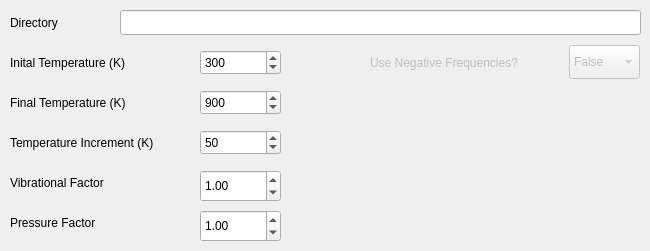
      <widget class="QWidget" name="t2t6">
       <attribute name="title">
        <string>Temperature Analysis</string>
       </attribute>
       <widget class="QLabel" name="t2t6l_1">
        <property name="geometry">
         <rect>
          <x>10</x>
          <y>10</y>
          <width>60</width>
          <height>25</height>
         </rect>
        </property>
        <property name="text">
         <string>Directory</string>
        </property>
       </widget>
       <widget class="QLineEdit" name="t2t6LE_1">
        <property name="geometry">
         <rect>
          <x>120</x>
          <y>10</y>
          <width>521</width>
          <height>25</height>
         </rect>
        </property>
       </widget>
       <widget class="QSpinBox" name="t2t6SB_1">
        <property name="geometry">
         <rect>
          <x>200</x>
          <y>50</y>
          <width>81</width>
          <height>25</height>
         </rect>
        </property>
        <property name="minimum">
         <number>0</number>
        </property>
        <property name="maximum">
         <number>10000</number>
        </property>
        <property name="value">
         <number>300</number>
        </property>
       </widget>
       <widget class="QLabel" name="t2t6l_2">
        <property name="geometry">
         <rect>
          <x>10</x>
          <y>50</y>
          <width>141</width>
          <height>25</height>
         </rect>
        </property>
        <property name="text">
         <string>Inital Temperature (K)</string>
        </property>
       </widget>
       <widget class="QLabel" name="t2t6l_3">
        <property name="geometry">
         <rect>
          <x>10</x>
          <y>90</y>
          <width>141</width>
          <height>25</height>
         </rect>
        </property>
        <property name="text">
         <string>Final Temperature (K)</string>
        </property>
       </widget>
       <widget class="QLabel" name="t2t6l_4">
        <property name="geometry">
         <rect>
          <x>10</x>
          <y>130</y>
          <width>181</width>
          <height>25</height>
         </rect>
        </property>
        <property name="text">
         <string>Temperature Increment (K)</string>
        </property>
       </widget>
       <widget class="QSpinBox" name="t2t6SB_2">
        <property name="geometry">
         <rect>
          <x>200</x>
          <y>90</y>
          <width>81</width>
          <height>25</height>
         </rect>
        </property>
        <property name="minimum">
         <number>0</number>
        </property>
        <property name="maximum">
         <number>10000</number>
        </property>
        <property name="value">
         <number>900</number>
        </property>
       </widget>
       <widget class="QSpinBox" name="t2t6SB_3">
        <property name="geometry">
         <rect>
          <x>200</x>
          <y>130</y>
          <width>81</width>
          <height>25</height>
         </rect>
        </property>
        <property name="minimum">
         <number>0</number>
        </property>
        <property name="maximum">
         <number>10000</number>
        </property>
        <property name="value">
         <number>50</number>
        </property>
       </widget>
       <widget class="QLabel" name="t2t6l_5">
        <property name="geometry">
         <rect>
          <x>10</x>
          <y>170</y>
          <width>121</width>
          <height>25</height>
         </rect>
        </property>
        <property name="text">
         <string>Vibrational Factor</string>
        </property>
       </widget>
       <widget class="QLabel" name="t2t6l_6">
        <property name="geometry">
         <rect>
          <x>10</x>
          <y>210</y>
          <width>171</width>
          <height>25</height>
         </rect>
        </property>
        <property name="text">
         <string>Pressure Factor</string>
        </property>
       </widget>
       <widget class="QDoubleSpinBox" name="t2t6dsb1">
        <property name="geometry">
         <rect>
          <x>200</x>
          <y>170</y>
          <width>81</width>
          <height>32</height>
         </rect>
        </property>
        <property name="value">
         <double>1.000000000000000</double>
        </property>
       </widget>
       <widget class="QDoubleSpinBox" name="t2t6dsb2">
        <property name="geometry">
         <rect>
          <x>200</x>
          <y>210</y>
          <width>81</width>
          <height>32</height>
         </rect>
        </property>
        <property name="value">
         <double>1.000000000000000</double>
        </property>
       </widget>
       <widget class="QComboBox" name="t2t6CB_1">
        <property name="enabled">
         <bool>false</bool>
        </property>
        <property name="geometry">
         <rect>
          <x>569</x>
          <y>45</y>
          <width>71</width>
          <height>34</height>
         </rect>
        </property>
        <item>
         <property name="text">
          <string>False</string>
         </property>
        </item>
        <item>
         <property name="text">
          <string>True</string>
         </property>
        </item>
       </widget>
       <widget class="QLabel" name="t2t6l_7">
        <property name="enabled">
         <bool>false</bool>
        </property>
        <property name="geometry">
         <rect>
          <x>370</x>
          <y>50</y>
          <width>171</width>
          <height>25</height>
         </rect>
        </property>
        <property name="text">
         <string>Use Negative Frequencies?</string>
        </property>
       </widget>
      </widget>
